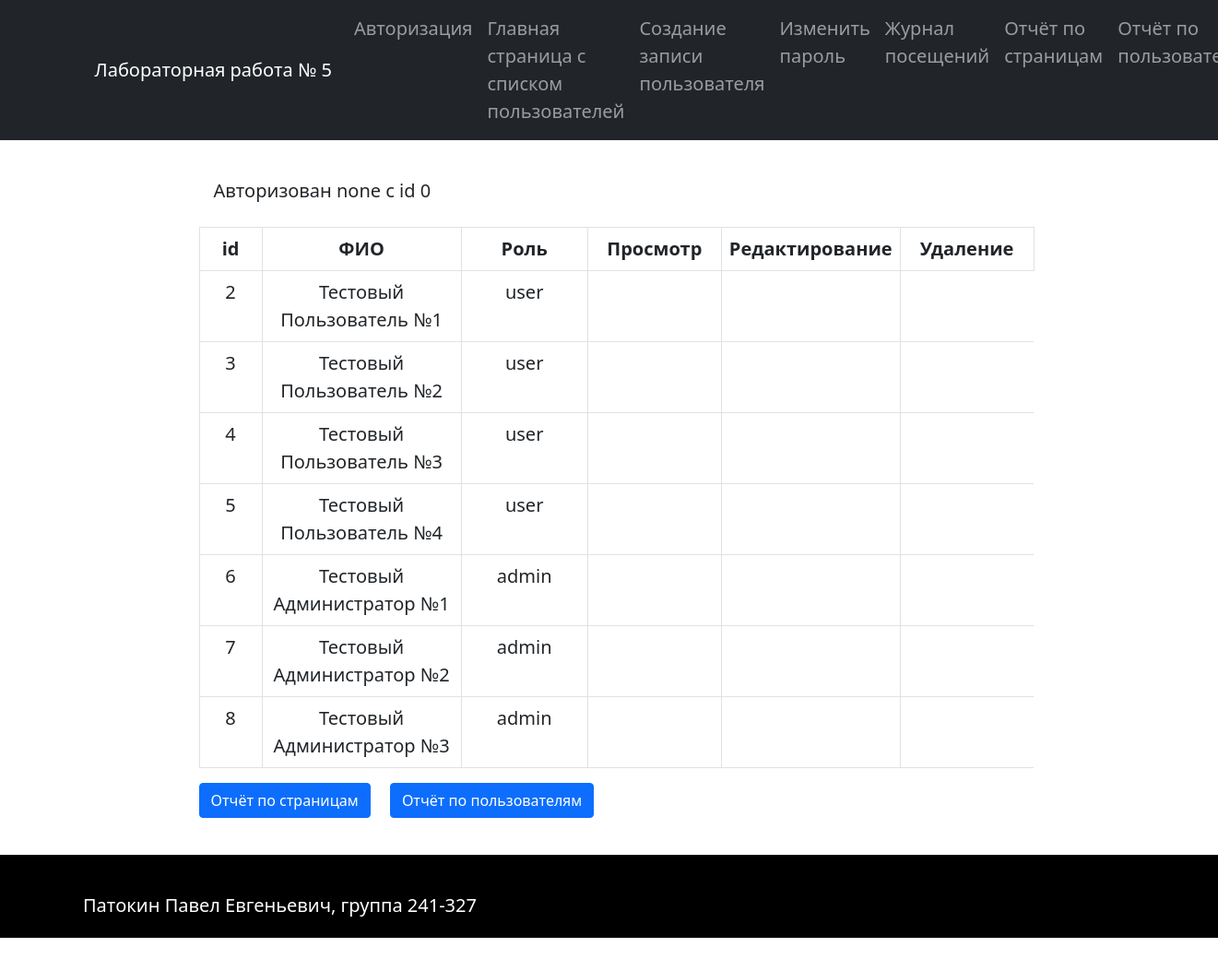
The page / on the database its author committed.
### app/models.py (models this page shows)
class Users(db.Model, UserMixin):
    id = db.Column(db.Integer, primary_key=True)
    username = db.Column(db.String(255), nullable=False, unique=True)
    password = db.Column(db.String(255), nullable=False)
    name = db.Column(db.String(255), nullable=False)
    surname = db.Column(db.String(255), nullable=True)
    patronymic = db.Column(db.String(255), nullable=False)
    role = db.Column(db.String(255))
    date = db.Column(db.Date)

### app/app.py (the view)
@app.route('/')
def beginning():
    data = Users.query.all()
    if current_user.is_authenticated:
        id = current_user.id
        role = current_user.role
        authorisation = "user"
    else:
        authorisation = "anonymous"
        id = 0
        role = "none"
    return render_template('index.html', users = data, authorisation = authorisation, current = current_user, id = id, role = role)

### app/app.py (called while the page is built)
@app.before_request
def before_request():
    g.db = get_db()
    if current_user.is_authenticated:
        user_id = int(current_user.id)
    else:
        user_id = None

@app.after_request
def after_request(response):
    if current_user.is_authenticated:
        user_id = int(current_user.id)
    else:
        user_id = None
    if response.status_code == 200:
        if session.pop('skip_log', False):
            return response
        else:
            if request.endpoint != "visitor.visitor_log" and request.endpoint != "visitor.report_pages" and request.endpoint != "visitor.report_users" and request.endpoint != "static":
                log = visit_logs(
                    user_id = user_id,
                    path = request.url, #+ "/" + request.endpoint,
                    created_at = datetime.now()
                )
                db.session.add(log)
                db.session.commit()
    return response

### app/visitor_log.py (called while the page is built)
def get_db():
	if "db" not in g: #Если БД не подключена во время запроса, то происходит её подключение.
		g.db = db
	return g.db

### app/templates/index.html (shortened to what this page needs)
{% extends 'base.html' %}
{% block content %}
<div class="container-fluid">
    <div class="row justify-content-center">
        <div class = "col-md-10 mb-3 justify-content-start">
            <div class="m-4">
                {% if current %}
                    Авторизован {{ role }} с id {{ id }}
                {% endif %}
            </div>
            <table class="table table-bordered m-2 text-center table-hover">
                <tr>
                    <th class="col-1">id</th>
                    <th class="col-3">ФИО</th>
                    <th class="col-2">Роль</th>
                    <th class="col-2">Просмотр</th>
                    <th class="col-2">Редактирование</th>
                    <th class="col-2">Удаление</th>
                </tr>
                {% for user in users %}
                <tr>
                    <td>{{ user.id }}</td>
                    <td>{{ user.surname}} {{user.name}} {{user.patronymic}}</td>
                    <td>{{ user.role }}</td>
                    {% if (role == "user" and current_user.id == user.id) or role == "admin" %}
                        <td><a class="btn btn-primary" href="{{ url_for('editing', id = user.id) }}">Редактирование</a></td>
                        {% if role == "admin" %}
                            <td><button class="btn btn-primary" type="button" data-bs-toggle="modal" data-bs-target="#myModal{{ user.id }}">Удаление</button></td>
                        {% endif %}
                    {% else %}
                        <td></td>
                        <td></td>
                    {% endif %}
                </tr>
                {% endfor %}
            </table>
            <div>
                <a class="btn btn-primary m-2" href="{{ url_for('visitor.report_pages') }}">Отчёт по страницам</a>
                <a class="btn btn-primary m-2" href="{{ url_for('visitor.report_users') }}">Отчёт по пользователям</a>
            </div>
        </div>
    </div>
</div>
{% endblock %}

### app/templates/base.html (shortened to what this page needs)
<!doctype html>
<html lang="ru">
  <head>
    <link href="https://cdn.jsdelivr.net/npm/bootstrap@5.0.2/dist/css/bootstrap.min.css" rel="stylesheet">
    <link rel="stylesheet" href="{{ url_for('static', filename='styles.css') }}">
  </head>
  <body>
    <header>
        <nav class="navbar navbar-expand-lg navbar-dark bg-dark">
            <div class="container">
              <a class="navbar-brand" href="{{ url_for('index') }}">Лабораторная работа № 5</a>
              <div class="collapse navbar-collapse" id="navbarSupportedContent">
                <ul class="navbar-nav ms-auto mb-2 mb-lg-0">
                  <li class="nav-item">
                    <a class="nav-link" href="{{ url_for('authorisation') }}">Авторизация</a>
                  </li>
                  <li class="nav-item">
                    <a class="nav-link" aria-current="page" href="{{ url_for('index') }}">Главная страница с списком пользователей</a>
                  </li>
                  <li class="nav-item">
                    <a class="nav-link" href="{{ url_for('create') }}">Создание записи пользователя</a>
                  </li>
                  <li class="nav-item">
                    <a class="nav-link" href="{{ url_for('change') }}">Изменить пароль</a>
                  </li>
                  <li class="nav-item">
                    <a class="nav-link" href="{{ url_for('visitor.visitor_log') }}">Журнал посещений</a>
                  </li>
                  <li class="nav-item">
                    <a class="nav-link" href="{{ url_for('visitor.report_pages') }}">Отчёт по страницам</a>
                  </li>
                  <li class="nav-item">
                    <a class="nav-link" href="{{ url_for('visitor.report_users') }}">Отчёт по пользователям</a>
                  </li>
                </ul>
              </div>
            </div>
          </nav>
    </header>
    <main class="my-3">
        <div class="container">
            {% block content %}{% endblock %}
        </div>
    </main>
    <footer>
      <div class="footer_div">
        <p>Патокин Павел Евгеньевич, группа 241-327</p>
      </div>
    </footer>
  </body>
</html>

### app/static/styles.css (style rules this page uses)
body { font-size: 1.25rem; }
footer { background-color: black; color: white; }
.footer_div { padding-left: 90px; padding-top: 40px; padding-bottom: 40px; }

### rows shown on the page
Users: id "2", surname "Тестовый", name "Пользователь", patronymic "№1", role "user"
Users: id "3", surname "Тестовый", name "Пользователь", patronymic "№2", role "user"
Users: id "4", surname "Тестовый", name "Пользователь", patronymic "№3", role "user"
Users: id "5", surname "Тестовый", name "Пользователь", patronymic "№4", role "user"
Users: id "6", surname "Тестовый", name "Администратор", patronymic "№1", role "admin"
Users: id "7", surname "Тестовый", name "Администратор", patronymic "№2", role "admin"
Users: id "8", surname "Тестовый", name "Администратор", patronymic "№3", role "admin"

### other values the page prints
{{ role }} "none"
{{ id }} "0"
